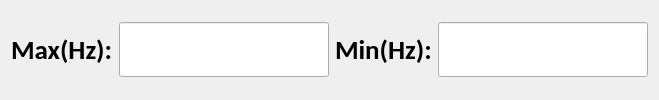
              <widget class="QWidget" name="page_12">
               <layout class="QVBoxLayout" name="verticalLayout_12">
                <item>
                 <layout class="QHBoxLayout" name="horizontalLayout_11"/>
                </item>
                <item>
                 <layout class="QGridLayout" name="gridLayout_14">
                  <item row="0" column="0">
                   <widget class="QLabel" name="label_61">
                    <property name="font">
                     <font>
                      <family>Calibri</family>
                      <pointsize>20</pointsize>
                      <weight>75</weight>
                      <bold>true</bold>
                     </font>
                    </property>
                    <property name="text">
                     <string>Max(Hz):</string>
                    </property>
                   </widget>
                  </item>
                  <item row="0" column="1">
                   <widget class="QLineEdit" name="lineEdit_80">
                    <property name="minimumSize">
                     <size>
                      <width>150</width>
                      <height>55</height>
                     </size>
                    </property>
                    <property name="font">
                     <font>
                      <family>Calibri</family>
                      <pointsize>20</pointsize>
                      <weight>75</weight>
                      <bold>true</bold>
                     </font>
                    </property>
                    <property name="alignment">
                     <set>Qt::AlignCenter</set>
                    </property>
                   </widget>
                  </item>
                  <item row="0" column="3">
                   <widget class="QLineEdit" name="lineEdit_81">
                    <property name="minimumSize">
                     <size>
                      <width>150</width>
                      <height>55</height>
                     </size>
                    </property>
                    <property name="font">
                     <font>
                      <family>Calibri</family>
                      <pointsize>20</pointsize>
                      <weight>75</weight>
                      <bold>true</bold>
                     </font>
                    </property>
                    <property name="alignment">
                     <set>Qt::AlignCenter</set>
                    </property>
                   </widget>
                  </item>
                  <item row="0" column="2">
                   <widget class="QLabel" name="label_63">
                    <property name="font">
                     <font>
                      <family>Calibri</family>
                      <pointsize>20</pointsize>
                      <weight>75</weight>
                      <bold>true</bold>
                     </font>
                    </property>
                    <property name="text">
                     <string>Min(Hz):</string>
                    </property>
                   </widget>
                  </item>
                 </layout>
                </item>
               </layout>
              </widget>
